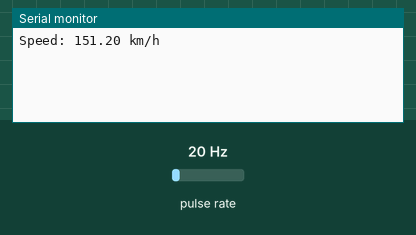
Simulated run of this sketch. Board: Arduino Uno, built with avr-gcc and run on an emulated ATmega328P. Shown: the last lines printed to the serial monitor. Wiring (inferred from the names in the program): pulse sensor: data pin 2. The inputs (shaded band) are chosen by the test bench; at power-on: pulse rate 20 Hz. EEPROM starts erased.

Above: at 1.2 s.
1.3 s: pulse rate (sensor on pin 2) set to 4 Hz
At 2.6 s:
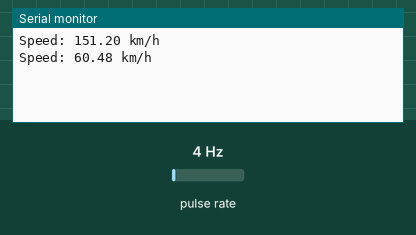
2.8 s: pulse rate (sensor on pin 2) set to 50 Hz
At 3.8 s:
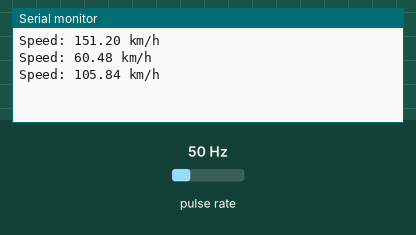
Timing chart, 0 to 5.8 s (numbered marks = the images above; inputs shaded):
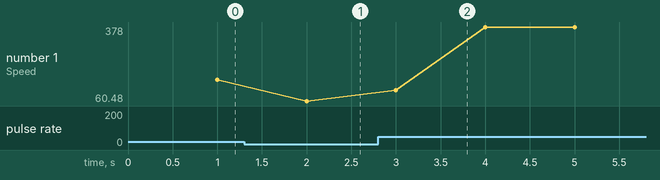

Measured:
- after the input at 1.3 s, the serial monitor: prints a new line after 0.70 s (image 1)
- after the input at 2.8 s, the serial monitor: prints a new line after 0.20 s (image 2)
- plotted number 1: 151.2 → 60.48 after the input at 1.3 s, 60.48 → 378 after the input at 2.8 s

The sketch:

speedometer.ino
```cpp
#include <EEPROM.h>

#define HALL_SENSOR_PIN 2
#define WHEEL_CIRCUMFERENCE 2.1
#define LOG_INTERVAL 1000
#define EEPROM_ADDR 0

volatile int pulseCount = 0;
unsigned long lastTime = 0;
float speed = 0;
int logIndex = 0;


void countPulses() {
    pulseCount++;
}

void setup() {
    Serial.begin(115200);
    pinMode(HALL_SENSOR_PIN, INPUT);
    attachInterrupt(digitalPinToInterrupt(HALL_SENSOR_PIN), countPulses, RISING);
}

void loop() {
    unsigned long currentTime = millis();


    if (currentTime - lastTime >= LOG_INTERVAL) {
        detachInterrupt(digitalPinToInterrupt(HALL_SENSOR_PIN));

        float timeElapsed = (currentTime - lastTime) / 1000.0;
        float wheelRPM = (pulseCount / timeElapsed) * 60;
        speed = (wheelRPM * WHEEL_CIRCUMFERENCE * 60) / 1000;


        Serial.print("Speed: ");
        Serial.print(speed);
        Serial.println(" km/h");


        if (logIndex < EEPROM.length() - sizeof(float)) {
            EEPROM.put(logIndex, speed);
            logIndex += sizeof(float);
        }


        pulseCount = 0;
        lastTime = currentTime;

        attachInterrupt(digitalPinToInterrupt(HALL_SENSOR_PIN), countPulses, RISING);
    }
}
```
